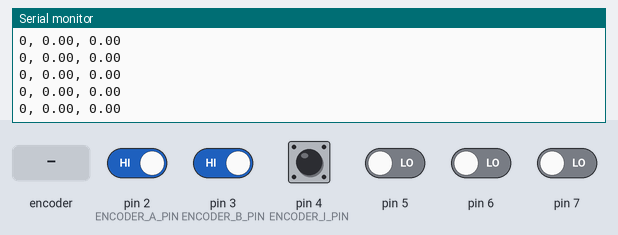
A sketch run on a simulated Arduino Uno, built with avr-gcc and run on an emulated ATmega328P. On the bench: the last lines printed to the serial monitor. Inputs (shaded band) come from the test bench; at power-on: pin 2 (ENCODER_A_PIN), pin 3 (ENCODER_B_PIN), pin 4 (ENCODER_I_PIN) HIGH, pin 5–7 LOW.

Above: at 1.2 s.
1.3 s: rotary encoder on pin 2 (ENCODER_A_PIN) / pin 3 (ENCODER_B_PIN) turned 1 step (first pin leading)
At 1.31 s:
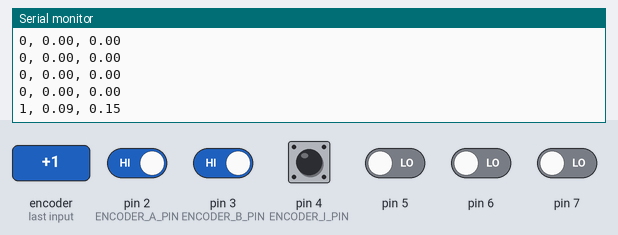
3.0 s: rotary encoder on pin 2 (ENCODER_A_PIN) / pin 3 (ENCODER_B_PIN) turned 1 step (first pin leading)
At 3.01 s:
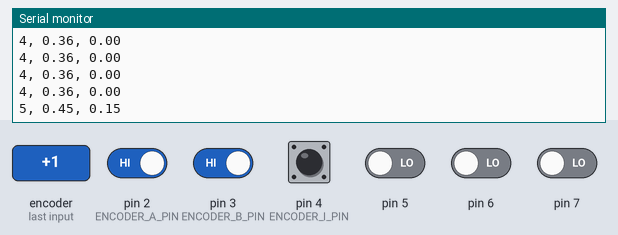
4.7 s: pin 4 (ENCODER_I_PIN) pulsed LOW 2 times (0.12 s each, 0.3 s apart)
Timing chart, 0 to 7.7 s (numbered marks = the images above; inputs shaded):
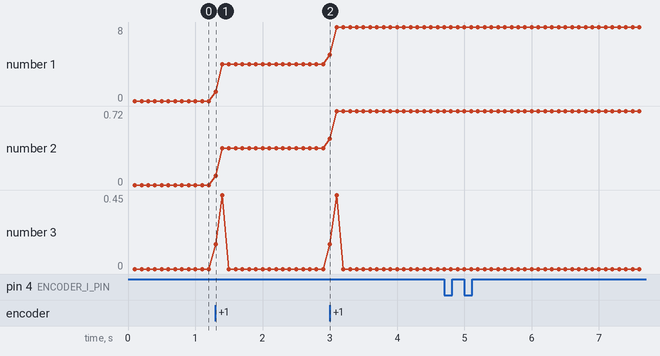

Measured:
- after the input at 1.3 s, the serial monitor: prints a new line at once (image 1)
- after the input at 3.0 s, the serial monitor: prints a new line at once (image 2)
- plotted number 1: 0 → 4 after the input at 1.3 s, 4 → 8 after the input at 3.0 s
- plotted number 2: 0 → 0.36 after the input at 1.3 s, 0.36 → 0.72 after the input at 3.0 s

The sketch:

magnetic_encoder_test.ino
```cpp
// magnetic_encoder_test.ino
//
// Standalone bring-up sketch for an AS5047P-based magnetic rotary encoder
// module wired in ABI (quadrature) mode -- specifically tested against an
// MKS AS5047P-TS_EK_AB breakout, but works with any ABI-mode incremental
// output. No ROS 2, no motor driver involved -- this only decodes A/B/I
// pulses and prints running count, angle, and RPM to the Serial Monitor,
// so the encoder can be verified (wiring, direction sense, and pulses-
// per-revolution) by hand before it gets wired into a real closed-loop
// feedback path (e.g. wheel odometry).
//
// This board is a bare sensor breakout (chip + header only) -- it has NO
// power/status LED, so the absence of any light on the board is normal
// and not itself a sign of failure.
//
// Wiring (Arduino Uno/Nano), MKS AS5047P-TS_EK_AB ABI header:
//   board A  -> Arduino pin 2 (INT0, must be interrupt-capable)
//   board B  -> Arduino pin 3 (INT1, must be interrupt-capable)
//   board I  -> Arduino pin 4 (index/Z pulse, once per revolution; polled,
//               does not need to be interrupt-capable)
//   board 5V -> Arduino 5V
//   board GND -> Arduino GND
// IMPORTANT: this board has a JP1 jumper selecting the ABI output logic
// level, 5V or 3V3. Set JP1 to 5V when wiring directly into a 5V-logic
// Uno/Nano -- left on 3V3, the Uno may not read the signal as a reliable
// HIGH and count will appear stuck at 0. This is the first thing to check
// if count never moves.
// On boards other than Uno/Nano the interrupt-capable pins for A/B differ
// (Mega: 2, 3, 18, 19, 20, 21; 32u4 boards: 0, 1, 2, 3, 7) -- update
// ENCODER_A_PIN / ENCODER_B_PIN to match; ENCODER_I_PIN can be any free
// digital pin since it is only polled.
//
// Decoding: A/B are decoded with full x4 quadrature decoding (every A/B
// edge, via a standard state-transition lookup table). PULSES_PER_REV
// below is only used to compute angle_deg/rpm -- if it is wrong, count
// itself is still accurate, only the derived angle/rpm will be off. The
// index pulse (I) measures the actual pulses-per-revolution directly
// (see step 3 below), so it does not need to be guessed from a datasheet.
//
// How to use:
//   1. Wire as above (JP1 set to 5V), upload this sketch, open Serial
//      Monitor at 115200 baud.
//   2. By hand, slowly turn the encoder shaft one way, then the other.
//      Confirm count increases in one direction and decreases in the
//      other -- if the sense is backwards for your application, swap the
//      A/B wires.
//   3. Keep turning the shaft in one direction past a full revolution.
//      Each time it passes the index position, an "INDEX ..." line is
//      printed showing counts_since_last_index and the pulses-per-rev it
//      implies (counts_since_last_index / 4). That measured value is the
//      real PPR of this module/config -- update PULSES_PER_REV with it so
//      angle_deg/rpm are accurate.
//   4. Spin the shaft quickly and confirm count keeps up smoothly (no
//      jumps or stalls) -- jumps usually mean a wiring/contact problem,
//      or JP1 set to the wrong logic level for your board.

#include <avr/io.h> // PIND -- direct port read in on_encoder_edge()

const uint8_t ENCODER_A_PIN = 2;
const uint8_t ENCODER_B_PIN = 3;
const uint8_t ENCODER_I_PIN = 4;

// Encoder's pulses-per-revolution. Only used to compute angle_deg/rpm --
// measured via the index pulse (see step 3 above): consistently -4000
// counts / 4 = 1000 PPR across many revolutions on this unit.
const long PULSES_PER_REV = 1000;
const long COUNTS_PER_REV = PULSES_PER_REV * 4; // x4 decoding

const unsigned long PRINT_PERIOD_MS = 100; // 10 Hz

volatile long encoder_count = 0;
volatile uint8_t last_ab_state = 0; // bit1 = A, bit0 = B

// Quadrature state-transition table: index = (previous_state << 2) |
// current_state, value = direction (+1 / -1) or 0 for an invalid/repeated
// transition (bounce or a missed edge).
const int8_t QUADRATURE_TABLE[16] = {
   0, -1,  1,  0,
   1,  0,  0, -1,
  -1,  0,  0,  1,
   0,  1, -1,  0
};

// NOTE: reads PIND directly instead of digitalRead(ENCODER_A_PIN) /
// digitalRead(ENCODER_B_PIN) -- this ISR needs to be fast since it fires on
// every A/B edge (tens of thousands of times/sec at speed); digitalRead()'s
// pin->port lookup is slow enough that at higher RPM the ISRs can saturate
// the CPU and stall loop() (and therefore millis()/Serial output). PIND is a
// direct register read of pins 0-7, and ENCODER_A_PIN/ENCODER_B_PIN (2, 3)
// are bits 2/3 of it on an Uno/Nano (ATmega328P) -- if these pins or the
// board change, update this to match.
void on_encoder_edge() {
  uint8_t port_d = PIND;
  uint8_t a = (port_d >> 2) & 0x1;
  uint8_t b = (port_d >> 3) & 0x1;
  uint8_t current_state = (a << 1) | b;
  uint8_t index = (last_ab_state << 2) | current_state;
  encoder_count += QUADRATURE_TABLE[index];
  last_ab_state = current_state;
}

unsigned long last_print_ms = 0;
long last_count_for_rpm = 0;

// Index (Z) pulse tracking -- polled in loop() since Uno only has two
// hardware interrupt pins, both already used by A/B.
uint8_t last_i_state = LOW;
long count_at_last_index = 0;
bool have_last_index = false;

void setup() {
  Serial.begin(115200);
  pinMode(ENCODER_A_PIN, INPUT_PULLUP);
  pinMode(ENCODER_B_PIN, INPUT_PULLUP);
  pinMode(ENCODER_I_PIN, INPUT_PULLUP);

  last_ab_state = (digitalRead(ENCODER_A_PIN) << 1) | digitalRead(ENCODER_B_PIN);
  last_i_state = digitalRead(ENCODER_I_PIN);

  attachInterrupt(digitalPinToInterrupt(ENCODER_A_PIN), on_encoder_edge, CHANGE);
  attachInterrupt(digitalPinToInterrupt(ENCODER_B_PIN), on_encoder_edge, CHANGE);

  Serial.println("MAGNETIC_ENCODER_TEST_READY");
  Serial.println("count, angle_deg, rpm");
}

void check_index_pulse() {
  uint8_t i_state = digitalRead(ENCODER_I_PIN);
  if (i_state == HIGH && last_i_state == LOW) {
    long count;
    noInterrupts();
    count = encoder_count;
    interrupts();

    if (have_last_index) {
      long counts_since_last_index = count - count_at_last_index;
      Serial.print("INDEX, counts_since_last_index=");
      Serial.print(counts_since_last_index);
      Serial.print(", implied_pulses_per_rev=");
      Serial.println(counts_since_last_index / 4.0f, 1);
    }
    count_at_last_index = count;
    have_last_index = true;
  }
  last_i_state = i_state;
}

void loop() {
  check_index_pulse();

  unsigned long now = millis();
  if (now - last_print_ms < PRINT_PERIOD_MS) {
    return;
  }

  long count;
  noInterrupts();
  count = encoder_count;
  interrupts();

  long delta_count = count - last_count_for_rpm;
  float dt_sec = (now - last_print_ms) / 1000.0f;

  // Wrap into [0, COUNTS_PER_REV) before converting to degrees; C's %
  // can return negative for a negative count, so normalize first.
  long wrapped_count = count % COUNTS_PER_REV;
  if (wrapped_count < 0) {
    wrapped_count += COUNTS_PER_REV;
  }
  float angle_deg = (float)wrapped_count * 360.0f / COUNTS_PER_REV;
  float rpm = (dt_sec > 0) ? (delta_count / (float)COUNTS_PER_REV) / (dt_sec / 60.0f) : 0.0f;

  Serial.print(count);
  Serial.print(", ");
  Serial.print(angle_deg, 2);
  Serial.print(", ");
  Serial.println(rpm, 2);

  last_count_for_rpm = count;
  last_print_ms = now;
}
```
